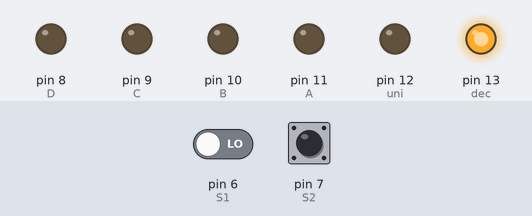
Bench run of a sketch on a simulated Arduino Uno, built with avr-gcc and run on an emulated ATmega328P. Parts: output pins drawn as LEDs (lit = HIGH). Dashed ring = blinking. The test bench sets the inputs (shaded band); at power-on: pin 6 (S1) LOW, pin 7 (S2) HIGH.

Above: at 1.37 s.
1.4 s: pin 6 (S1) driven HIGH
At 4.8 s:
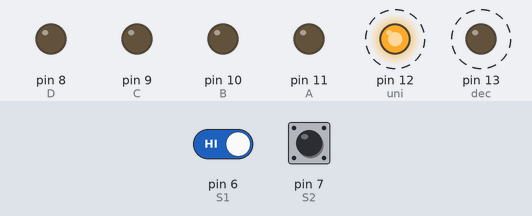
4.9 s: pin 7 (S2) driven LOW
At 6.0 s:
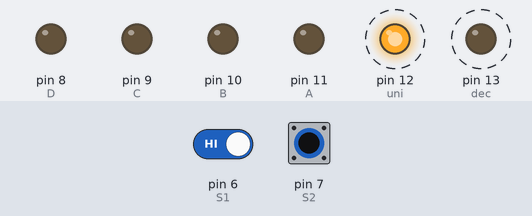
8.4 s: pin 7 (S2) driven HIGH
At 8.87 s:
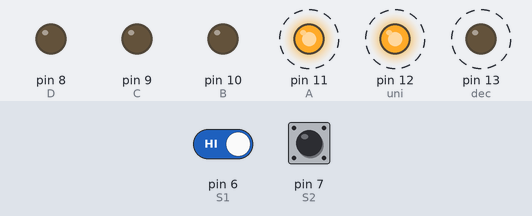
11.9 s: pin 7 (S2) pulsed LOW 2 times (0.12 s each, 0.3 s apart)
At 12.72 s:
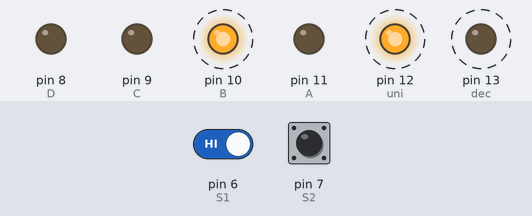
15.4 s: pin 7 (S2) pulsed LOW 5 times (0.12 s each, 0.3 s apart)
At 17.07 s:
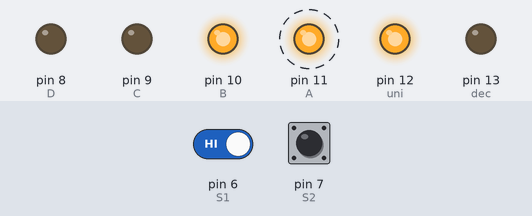
Timing chart, 0 to 20.4 s (numbered marks = the images above; inputs shaded):
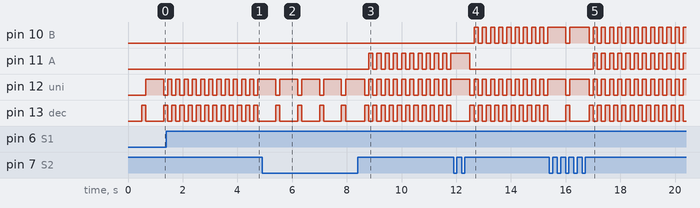

The sketch:

AcostaMaxel_Lab1.ino
```cpp
int S1 = 6;
int S2 = 7;
int A = 11;
int B = 10;
int C = 9;
int D = 8;
int uni = 12;
int dec = 13;
int uniS;
int decS;
int i = 0;
int cont = 0;
int j;
void setup() {
  pinMode(A, OUTPUT);
  pinMode(B, OUTPUT);
  pinMode(C, OUTPUT);
  pinMode(D, OUTPUT);
  pinMode(uni, OUTPUT);
  pinMode(dec, OUTPUT);
  pinMode(S1, INPUT);
  pinMode(S2, INPUT);
}

void loop(){
  if (digitalRead(S1) == HIGH && digitalRead(S2) == LOW){
    delay(500);
    if(digitalRead(S2)==HIGH){
      delay(50);
          if(i<30){
            i = i + 1;
          }else{
                i=50;
           }
    }
    }
  if (digitalRead(S2) == HIGH&& digitalRead(S1) == LOW){
    delay(500);
    if(digitalRead(S1)==HIGH){
    delay(50);
    if (i <= 0 ) {
      i = 0;
      } else {
      i = i - 1;
        }
    }
   }
  encendido();
}

void disp (int dato) {
  switch (dato) {
    case 0:
      digitalWrite(A, LOW);
      digitalWrite(B, LOW);
      digitalWrite(C, LOW);
      digitalWrite(D, LOW);
      break;
    case 1:
      digitalWrite(A, HIGH);
      digitalWrite(B, LOW);
      digitalWrite(C, LOW);
      digitalWrite(D, LOW);
      break;
    case 2:
      digitalWrite(A, LOW);
      digitalWrite(B, HIGH);
      digitalWrite(C, LOW);
      digitalWrite(D, LOW);
      break;
    case 3:
      digitalWrite(A, HIGH);
      digitalWrite(B, HIGH);
      digitalWrite(C, LOW);
      digitalWrite(D, LOW);
      break;
    case 4:
      digitalWrite(A, LOW);
      digitalWrite(B, LOW);
      digitalWrite(C, HIGH);
      digitalWrite(D, LOW);
      break;
    case 5:
      digitalWrite(A, HIGH);
      digitalWrite(B, LOW);
      digitalWrite(C, HIGH);
      digitalWrite(D, LOW);
      break;
    case 6:
      digitalWrite(A, LOW);
      digitalWrite(B, HIGH);
      digitalWrite(C, HIGH);
      digitalWrite(D, LOW);
      break;
    case 7:
      digitalWrite(A, HIGH);
      digitalWrite(B, HIGH);
      digitalWrite(C, HIGH);
      digitalWrite(D, LOW);
      break;
    case 8:
      digitalWrite(A, LOW);
      digitalWrite(B, LOW);
      digitalWrite(C, LOW);
      digitalWrite(D, HIGH);
      break;
    case 9:
      digitalWrite(A, HIGH);
      digitalWrite(B, LOW);
      digitalWrite(C, LOW);
      digitalWrite(D, HIGH);
      break;
  }
}

void encendido() {
  decS = i / 10;
  if (i < 10) {
    uniS = i;
  } else {
    uniS = i - (decS * 10);
  }
  digitalWrite(dec, HIGH);
  digitalWrite(uni, LOW);
  disp(decS);
  delay(150);
  digitalWrite(dec, LOW);
  digitalWrite(uni, HIGH);
  disp(uniS);
  delay(150);
}
```

Measured:
- after the input at 1.4 s, pin 12 (uni), pin 13 (dec): alternates HIGH for 0.15 s and LOW for 0.15 s, starting after 0.20 s
- after the input at 4.9 s, pin 12 (uni): alternates HIGH for 0.65 s and LOW for 0.15 s, starting after 0.50 s; pin 13 (dec): alternates HIGH for 0.15 s and LOW for 0.65 s, starting after 0.50 s
- after the input at 8.4 s, pin 11 (A): alternates HIGH for 0.15 s and LOW for 0.15 s, starting after 0.40 s; pin 12 (uni), pin 13 (dec): alternates HIGH for 0.15 s and LOW for 0.15 s, starting after 0.25 s
- after the input at 11.9 s, pin 10 (B): alternates HIGH for 0.15 s and LOW for 0.15 s, starting after 0.75 s
- after the input at 15.4 s, pin 11 (A): alternates HIGH for 0.15 s and LOW for 0.15 s, starting after 1.6 s
